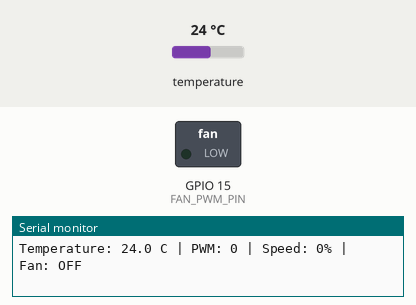
Bench run of a program on a simulated ESP32. Parts: switched loads named in the program (green lamp = pin HIGH), the last lines printed to the serial monitor. Inputs (shaded band) come from the test bench; at power-on: temperature 24 °C.

Above: at 3.5 s.
3.6 s: temperature set to 25 °C
5.1 s: temperature set to 26.2 °C
At 6.1 s:
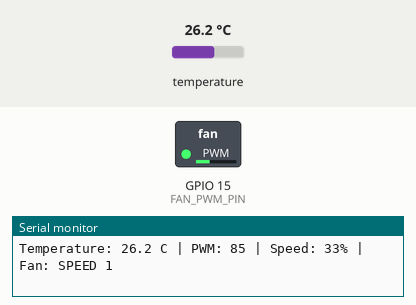
7.2 s: temperature set to 29.3 °C
8.9 s: temperature set to 30.8 °C
At 10.4 s:
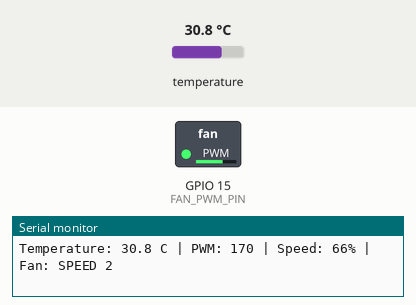
11.2 s: temperature set to 34.2 °C
12.9 s: temperature set to 35.4 °C
At 14.7 s:
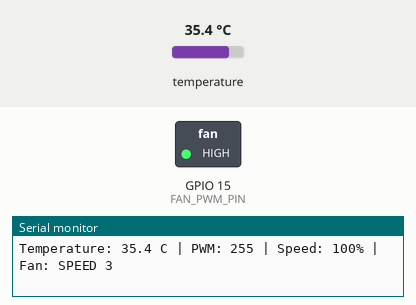
Timing chart, 0 to 16.2 s (numbered marks = the images above; inputs shaded):
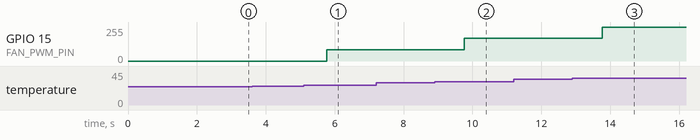

Measured:
- the behaviour switches between 25.4 and 25.5 °C on temperature (found by bisection; images 0 and 1)
- the behaviour switches between 29.9 and 30 °C on temperature (found by bisection; images 1 and 2)
- the behaviour switches between 34.9 and 35 °C on temperature (found by bisection; images 2 and 3)
- after the input at 5.1 s, GPIO 15 (FAN_PWM_PIN): 0/255 → 85/255 after 0.66 s
- after the input at 8.9 s, GPIO 15 (FAN_PWM_PIN): 85/255 → 169/255 after 0.86 s
- after the input at 12.9 s, GPIO 15 (FAN_PWM_PIN): 169/255 → 255/255 after 0.87 s

The program:

main.cpp
```cpp
#include <Arduino.h>
#include <DallasTemperature.h>
#include <OneWire.h>

constexpr uint8_t ONE_WIRE_PIN = 4;
constexpr uint8_t FAN_PWM_PIN = 15;
constexpr uint8_t PWM_CHANNEL = 0;
constexpr uint8_t PWM_RESOLUTION = 8;
constexpr uint32_t PWM_FREQUENCY = 25000;
constexpr float FAN_ON_TEMPERATURE = 25.5f;
constexpr float FAN_OFF_TEMPERATURE = 24.5f;
constexpr float SPEED2_TEMPERATURE = 30.0f;
constexpr float SPEED3_TEMPERATURE = 35.0f;
constexpr uint8_t SPEED1_PWM = 85;
constexpr uint8_t SPEED2_PWM = 170;
constexpr uint8_t SPEED3_PWM = 255;
constexpr unsigned long SENSOR_INTERVAL_MS = 1000;

OneWire oneWire(ONE_WIRE_PIN);
DallasTemperature temperatureSensor(&oneWire);

bool fanActive = false;
unsigned long lastSensorRead = 0;

uint8_t calculatePwm(float temperature) {
    if (!fanActive || temperature < FAN_OFF_TEMPERATURE) {
        return 0;
    }

    if (temperature >= SPEED3_TEMPERATURE) {
        return SPEED3_PWM;
    }

    if (temperature >= SPEED2_TEMPERATURE) {
        return SPEED2_PWM;
    }

    return SPEED1_PWM;
}

uint8_t currentSpeedLevel(uint8_t pwmValue) {
    if (pwmValue >= SPEED3_PWM) {
        return 3;
    }
    if (pwmValue >= SPEED2_PWM) {
        return 2;
    }
    if (pwmValue > 0) {
        return 1;
    }
    return 0;
}

void updateFanState(float temperature) {
    if (!fanActive && temperature >= FAN_ON_TEMPERATURE) {
        fanActive = true;
    } else if (fanActive && temperature < FAN_OFF_TEMPERATURE) {
        fanActive = false;
    }
}

void setup() {
    Serial.begin(115200);
    temperatureSensor.begin();
    ledcSetup(PWM_CHANNEL, PWM_FREQUENCY, PWM_RESOLUTION);
    ledcAttachPin(FAN_PWM_PIN, PWM_CHANNEL);
    ledcWrite(PWM_CHANNEL, 0);

    Serial.println("Smart Fan initialized");
}

void loop() {
    const unsigned long now = millis();
    if (now - lastSensorRead < SENSOR_INTERVAL_MS) {
        return;
    }
    lastSensorRead = now;

    temperatureSensor.requestTemperatures();
    const float temperature = temperatureSensor.getTempCByIndex(0);

    if (temperature == DEVICE_DISCONNECTED_C) {
        fanActive = false;
        ledcWrite(PWM_CHANNEL, 0);
        Serial.println("Temperature: SENSOR ERROR | PWM: 0 | Speed: 0% | Fan: OFF");
        return;
    }

    updateFanState(temperature);
    const uint8_t pwmValue = calculatePwm(temperature);
    ledcWrite(PWM_CHANNEL, pwmValue);

    const uint8_t speedPercentage = static_cast<uint8_t>((pwmValue * 100UL) / 255UL);
    const uint8_t speedLevel = currentSpeedLevel(pwmValue);
    Serial.print("Temperature: ");
    Serial.print(temperature, 1);
    Serial.print(" C | PWM: ");
    Serial.print(pwmValue);
    Serial.print(" | Speed: ");
    Serial.print(speedPercentage);
    Serial.print("% | Fan: ");
    if (speedLevel == 0) {
        Serial.println("OFF");
    } else {
        Serial.print("SPEED ");
        Serial.println(speedLevel);
    }
}
```
